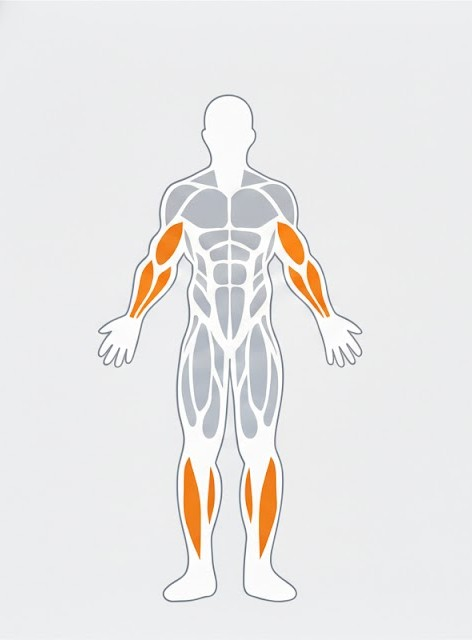
#> input picture docs/assets/body-front.jpg, 472 x 640 px
$ python body-split-to-svg.py
#> lines starting #> are read from the running program, lines starting #| are printed output that depends on the picture; after the words box and inside, x2 and y2 are one past the last pixel; in counts of white or black regions, pixels touching at a corner belong together
#!/usr/bin/env python3
"""
将人体正面/背面示意图 (body-front.jpg, body-back.jpg) 转为无填充的 SVG 路径。

流程：
  1. 灰度化 → 二值化（Otsu 自动阈值）
  2. Canny 边缘检测得到二值边缘图
  3. findContours 得到每一个连通轮廓
  4. 对轮廓按采样率（每隔 N 个点取一点）采样，得到有序点列
  5. 每个连通轮廓输出为一条 <path>，仅描边、不保留颜色

依赖: pip install -r scripts/requirements-body-to-svg.txt
用法: 在项目根目录执行 python scripts/body-split-to-svg.py
"""

from pathlib import Path
import sys

try:
    import cv2
    import numpy as np
except ImportError:
    print("请先安装依赖: pip install -r scripts/requirements-body-to-svg.txt")
    sys.exit(1)

ROOT = Path(__file__).resolve().parent.parent
ASSETS = ROOT / "docs" / "assets"

# 源图与输出一一对应
INPUT_OUTPUT_PAIRS = [
    (ASSETS / "body-front.jpg", ASSETS / "body-front.svg"),
    (ASSETS / "body-back.jpg", ASSETS / "body-back.svg"),
]

# 二值化：Otsu 自动阈值（0=使用 Otsu，>0 则固定阈值）
BINARIZE_THRESHOLD = 0  # 0 表示 cv2.THRESH_OTSU

# Canny 阈值（可调）
CANNY_LOW = 50
CANNY_HIGH = 150

# 轮廓点采样：每隔 sample_step 个点取 1 个
SAMPLE_STEP = 2

# 忽略周长过小的轮廓（像素）
MIN_PERIMETER = 10

# 调试：是否在每步弹出 Windows 窗口展示中间结果（按任意键进入下一步）
SHOW_DEBUG_WINDOWS = True


def to_grayscale(img):
    """转为灰度图。"""
    if len(img.shape) == 2:
        return img
    return cv2.cvtColor(img, cv2.COLOR_BGR2GRAY)


def binarize(gray, thresh=BINARIZE_THRESHOLD):
    """
    二值化：Otsu 自动阈值或固定阈值。
    thresh=0 时使用 Otsu；>0 时使用固定阈值。
    """
    if thresh == 0:
        _, binary = cv2.threshold(gray, 0, 255, cv2.THRESH_BINARY + cv2.THRESH_OTSU)
    else:
        _, binary = cv2.threshold(gray, thresh, 255, cv2.THRESH_BINARY)
    return binary


def canny_edges(binary, low=CANNY_LOW, high=CANNY_HIGH, blur_ksize=(3, 3)):
    """二值图 → 高斯模糊 → Canny → 二值边缘图。"""
    if blur_ksize:
        img = cv2.GaussianBlur(binary, blur_ksize, 0)
    else:
        img = binary
    edges = cv2.Canny(img, low, high)
    return edges


def get_connected_contours(edges):
    """
    在 Canny 二值图上用 findContours 获取每一个连通轮廓。
    返回 list of ndarray，每个为 (N, 1, 2) 的点序列。
    """
    contours, _ = cv2.findContours(
        edges,
        cv2.RETR_LIST,
        cv2.CHAIN_APPROX_SIMPLE,
    )
    return contours


def sample_contour_points(contour, step):
    """
    对轮廓点按步长采样，保持顺序。
    contour: (N, 1, 2)；step: 每隔 step 个取 1 个（1 表示全保留）。
    """
    pts = contour.reshape(-1, 2)
    n = len(pts)
    if n < 3:
        return pts
    step = max(1, int(step))
    indices = list(range(0, n, step))
    if indices[-1] != n - 1:
        indices.append(n - 1)
    return pts[indices]


def contour_to_path_d(contour, sample_step=1):
    """一个轮廓 → 采样后的点 → SVG path 的 d 字符串（M x y L x y ... Z）。"""
    pts = sample_contour_points(contour, sample_step)
    if len(pts) < 2:
        return None
    parts = [f"M {pts[0][0]:.1f} {pts[0][1]:.1f}"]
    for i in range(1, len(pts)):
        parts.append(f"L {pts[i][0]:.1f} {pts[i][1]:.1f}")
    parts.append("Z")
    return " ".join(parts)


def build_svg_paths_from_edges(edges, sample_step=SAMPLE_STEP, min_perimeter=MIN_PERIMETER):
    """从 Canny 边缘图得到所有连通轮廓，采样后转为 SVG path 的 d 列表。"""
    contours = get_connected_contours(edges)
    paths = []
    for cnt in contours:
        if len(cnt) < 3:
            continue
        peri = cv2.arcLength(cnt, True)
        if peri < min_perimeter:
            continue
        d = contour_to_path_d(cnt, sample_step)
        if d:
            paths.append(d)
    return paths


def _show_debug(name: str, frame, prefix: str = ""):
    """在 Windows 窗口显示一帧图像，用于调试。"""
    if not SHOW_DEBUG_WINDOWS:
        return
    win_name = f"{prefix} | {name}" if prefix else name
    cv2.imshow(win_name, frame)


def process_image(src_path: Path, out_path: Path, title: str) -> int:
    """
    对单张图片执行：灰度 → 二值化 → Canny → 轮廓采样 → 输出 SVG。
    返回 path 数量。
    """
    img = cv2.imread(str(src_path))
    if img is None:
        print(f"  无法读取图像: {src_path}")
        return 0

    prefix = src_path.stem

    # 1. 原图
    _show_debug("1-原图", img, prefix)

    gray = to_grayscale(img)
    _show_debug("2-灰度", gray, prefix)

    binary = binarize(gray)
    _show_debug("3-二值化", binary, prefix)

    edges = canny_edges(binary)
    _show_debug("4-Canny边缘", edges, prefix)

    contours = get_connected_contours(edges)
    # 5. 轮廓叠加：在原图副本上绘制轮廓
    contour_vis = img.copy()
    cv2.drawContours(contour_vis, contours, -1, (0, 255, 0), 1)
    _show_debug("5-轮廓叠加", contour_vis, prefix)

    paths = build_svg_paths_from_edges(edges, sample_step=SAMPLE_STEP, min_perimeter=MIN_PERIMETER)

    if SHOW_DEBUG_WINDOWS:
        print(f"  [{prefix}] 请查看窗口，按任意键继续...")
        cv2.waitKey(0)

    h, w = img.shape[:2]

    path_elements = "\n".join(
        f'  <path fill="none" stroke="black" stroke-width="1" d="{d}"/>'
        for d in paths
    )

    svg = f'''<?xml version="1.0" encoding="UTF-8"?>
<svg xmlns="http://www.w3.org/2000/svg" viewBox="0 0 {w} {h}" width="{w}" height="{h}">
  <title>{title}</title>
  <desc>由 {src_path.name} 经二值化、Canny 边缘检测与连通轮廓采样得到的矢量路径，无颜色。</desc>
{path_elements}
</svg>
'''

    out_path.parent.mkdir(parents=True, exist_ok=True)
    out_path.write_text(svg, encoding="utf-8")
    return len(paths)


def main():
    total_ok = 0
    for src, out in INPUT_OUTPUT_PAIRS:
        if not src.exists():
            print(f"跳过（未找到）: {src}")
            continue
        title = src.stem.replace("-", " ").title()
        n = process_image(src, out, title)
#> in process_image, img is the input picture: shape (640, 472, 3); mean B, G, R 231.9, 232.3, 233.5
#> in to_grayscale, `return cv2.cvtColor(img, cv2.COLOR_BGR2GRAY)`:
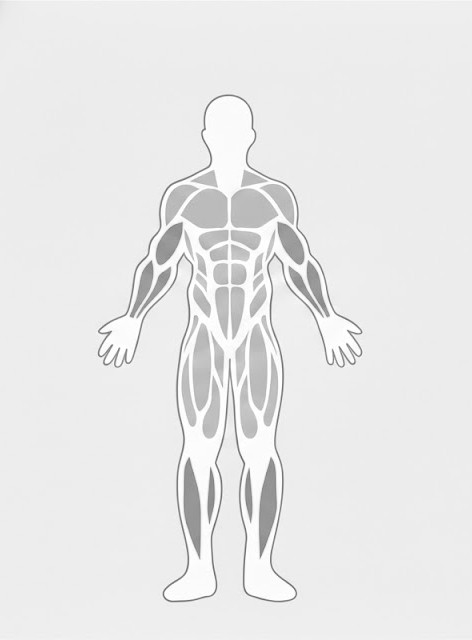
#> returned value: shape (640, 472); min 102, max 255, mean 232.6
#> in binarize, `_, binary = cv2.threshold(gray, 0, 255, cv2.THRESH_BINARY + cv2.THRESH..`:
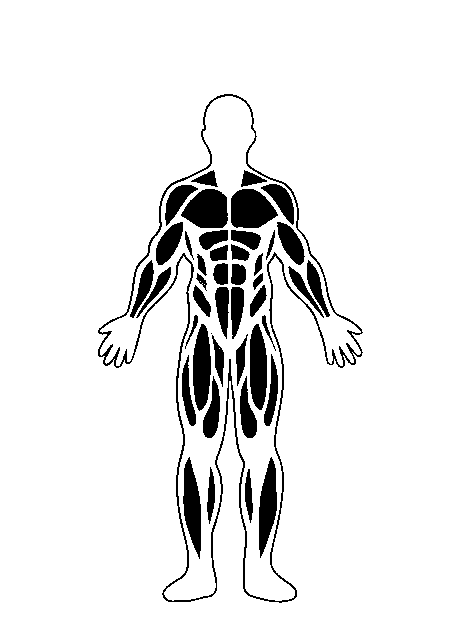
#> binary: shape (640, 472); 92% white; 44 black regions (1 under 20 px), largest, box (x1, y1, x2, y2) and area: (98, 94, 363, 603) 4733, (231, 189, 278, 228) 1403, (181, 189, 228, 228) 1378
#> in canny_edges, `img = cv2.GaussianBlur(binary, blur_ksize, 0)`:
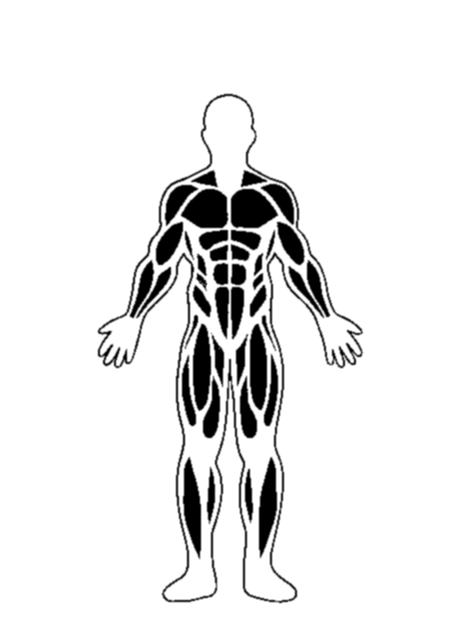
#> img: shape (640, 472); min 0, max 255, mean 234.6
#> in canny_edges, `edges = cv2.Canny(img, low, high)`:
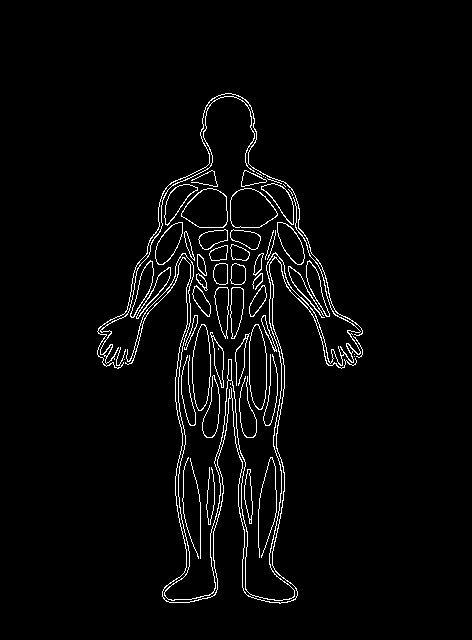
#> edges: shape (640, 472); 3.1% white in thin lines or dots, all inside (x1, y1, x2, y2) = (97, 93, 363, 604)
#> in get_connected_contours, `contours, _ = cv2.findContours( edges, cv2.RETR_LIST, cv2.CHAIN_APPROX..`: contours = 99 contours, 31 with area under 20; largest, box (x1, y1, x2, y2) and area: (230, 188, 278, 228) 1416, (230, 188, 278, 228) 1394, (181, 188, 228, 228) 1370, (181, 188, 228, 228) 1342, (192, 324, 211, 411) 1192
#> in process_image, `cv2.drawContours(contour_vis, contours, -1, (0, 255, 0), 1)`:
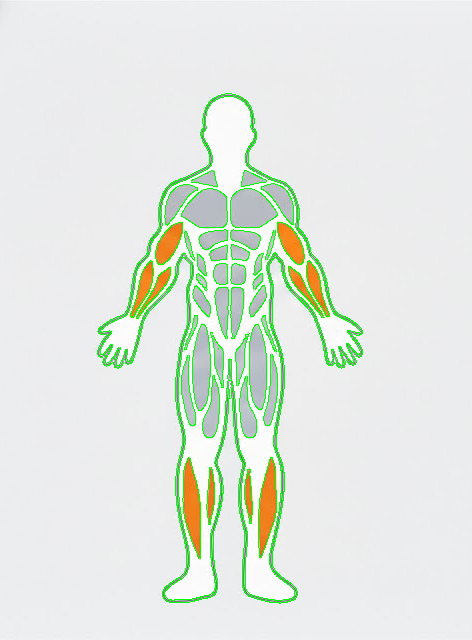
#> contour_vis: shape (640, 472, 3); 3.15% of pixels changed, all inside (x1, y1, x2, y2) = (97, 93, 363, 604)
#> the loop in build_svg_paths_from_edges, `for cnt in contours:` made 99 passes
#> peri on passes 1, 37, 61, 62, 63, 64, 65, 66, 67, 68, 69, 70: 9.66, 9.07, 51.46, 51.8, 54.63, 57.21, 59.7, 59.56, 62.04, 64.28, 66.87, 64.63
#> peri on passes 4, 5, 6, 7, 9, 10: 240.8, 208.3, 429.3, 220.2, 279.2, 140.4
#> after the loop in build_svg_paths_from_edges, `for cnt in contours:`: paths = 87 items
#> n = 87
        print(f"已生成: {out}（共 {n} 条 path）")
#| 已生成: docs/assets/body-front.svg（共 87 条 path）
        total_ok += 1
#> pass 2 of the loop in main, `for src, out in INPUT_OUTPUT_PAIRS:`:
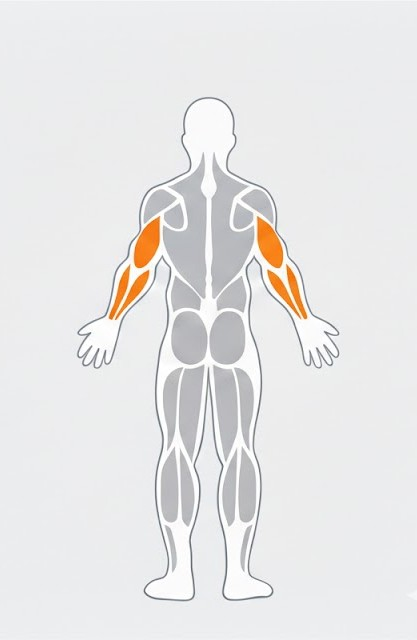
#> input picture docs/assets/body-back.jpg, 417 x 640 px
#> in process_image, img is the input picture: shape (640, 417, 3); mean B, G, R 230.7, 230.6, 231.3
#> binary: shape (640, 417); 88.9% white; 25 black regions, largest, box (x1, y1, x2, y2) and area: (77, 97, 340, 602) 6612, (163, 152, 207, 299) 3260, (211, 153, 254, 299) 3226
#> img: shape (640, 417)
#> in canny_edges (call 2), `edges = cv2.Canny(img, low, high)`:
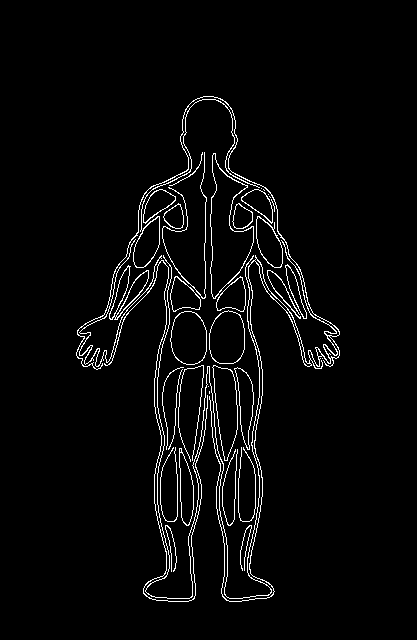
#> edges: shape (640, 417); 3.3% white in thin lines or dots, all inside (x1, y1, x2, y2) = (76, 96, 340, 602)
#> in get_connected_contours (call 3), `contours, _ = cv2.findContours( edges, cv2.RETR_LIST, cv2.CHAIN_APPROX..`: contours = 61 contours, 19 with area under 20; largest, box (x1, y1, x2, y2) and area: (210, 153, 254, 299) 3277, (210, 153, 254, 299) 3222, (212, 365, 238, 461) 1567, (212, 365, 238, 461) 1563, (170, 311, 207, 365) 1560
#> in process_image (call 2), `cv2.drawContours(contour_vis, contours, -1, (0, 255, 0), 1)`:
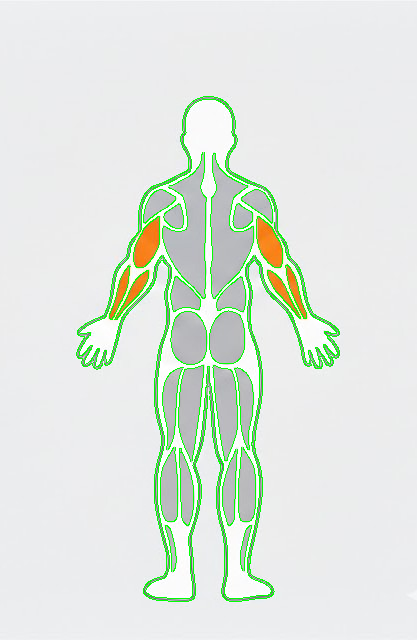
#> contour_vis: shape (640, 417, 3); 3.33% of pixels changed, all inside (x1, y1, x2, y2) = (76, 96, 340, 602)
#> the loop in build_svg_paths_from_edges (call 2), `for cnt in contours:` made 61 passes
#> peri on passes 1, 2, 3, 4, 6, 7, 8, 11: 197.7, 201.7, 158.2, 328.4, 167.9, 331.9, 332.4, 171.6
#> in process_image (call 2), `paths = build_svg_paths_from_edges(edges, sample_step=SAMPLE_STEP, min..`: paths = 52 items
#> in main, `n = process_image(src, out, title)`: n = 52
#| 已生成: docs/assets/body-back.svg（共 52 条 path）

    if total_ok == 0:
        print("未找到任何源图像，请确保 docs/assets/ 下存在 body-front.jpg 和/或 body-back.jpg")
        sys.exit(1)

    if SHOW_DEBUG_WINDOWS:
        cv2.destroyAllWindows()


if __name__ == "__main__":
    main()
